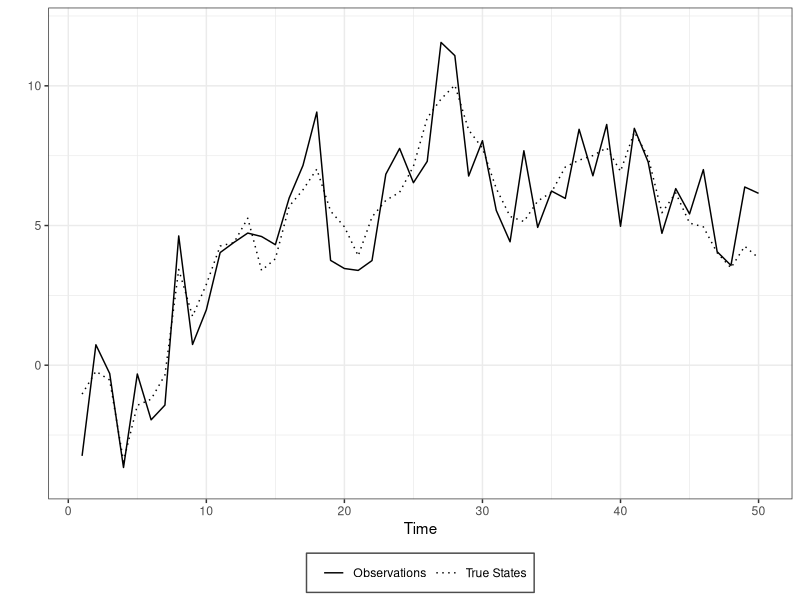
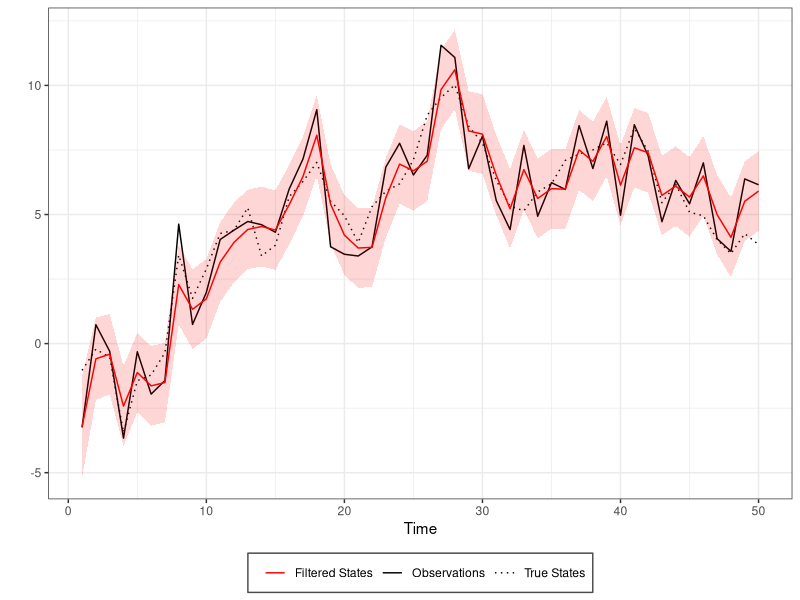
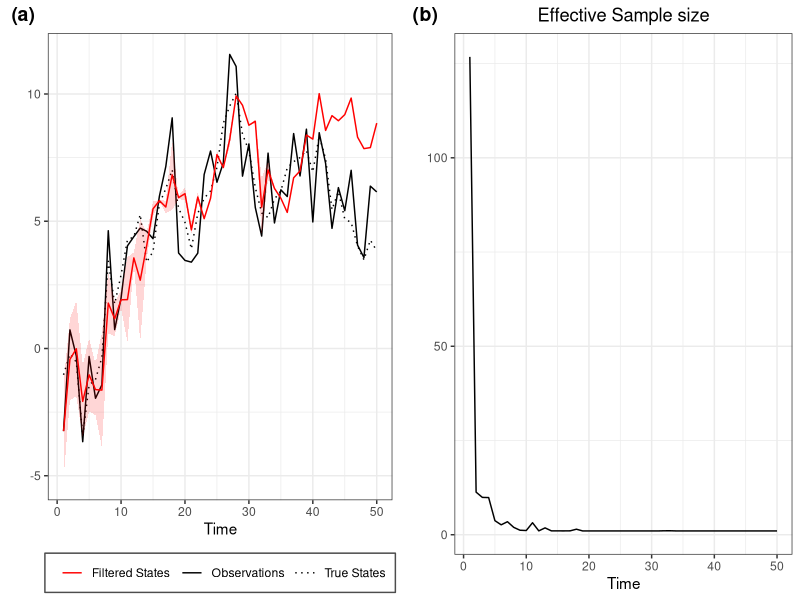
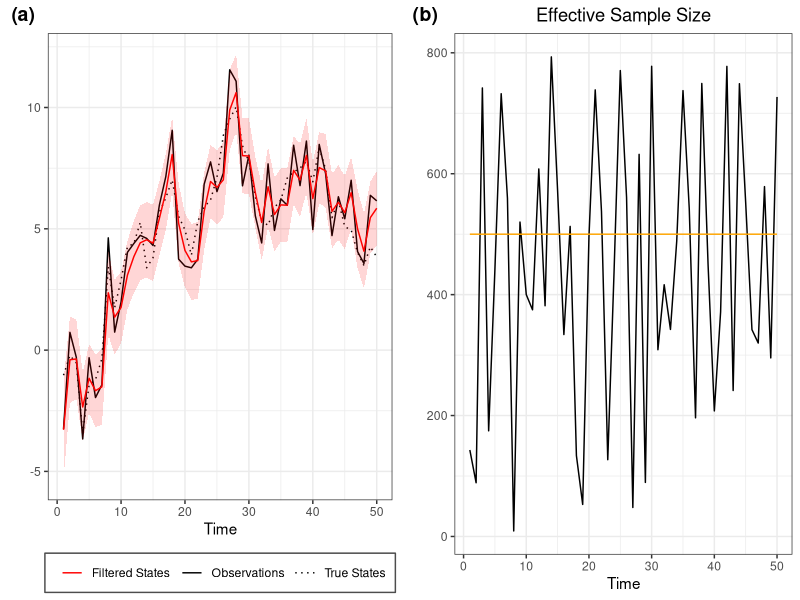
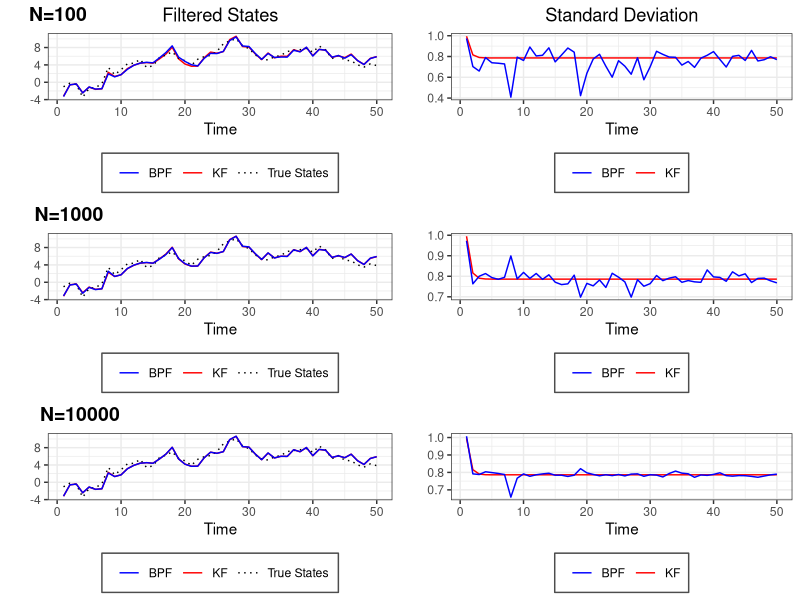
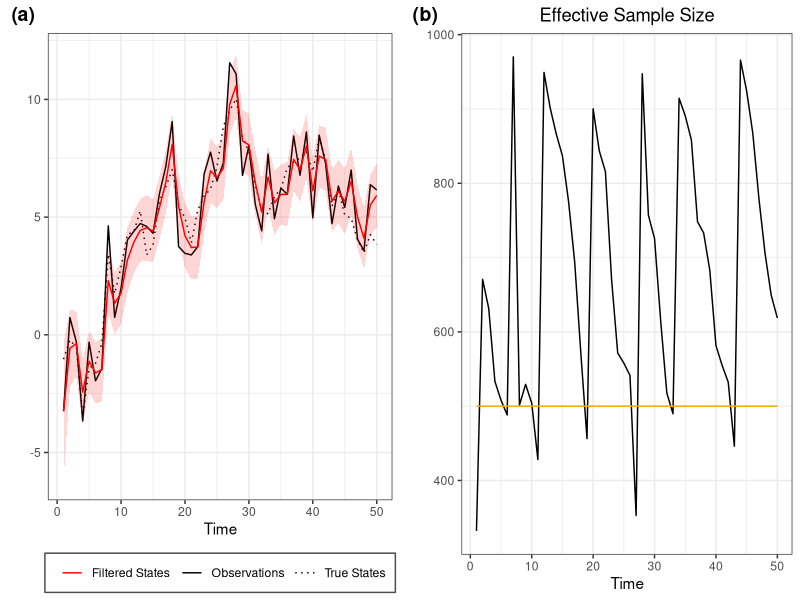
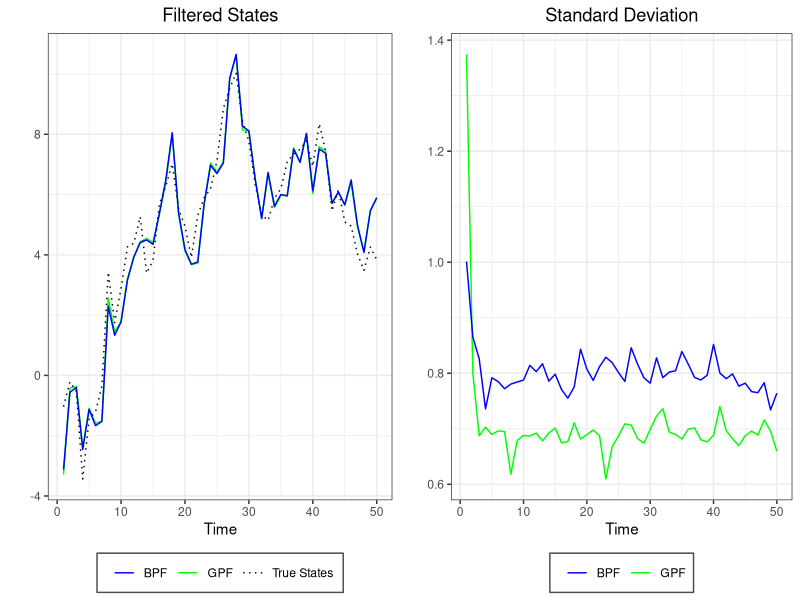
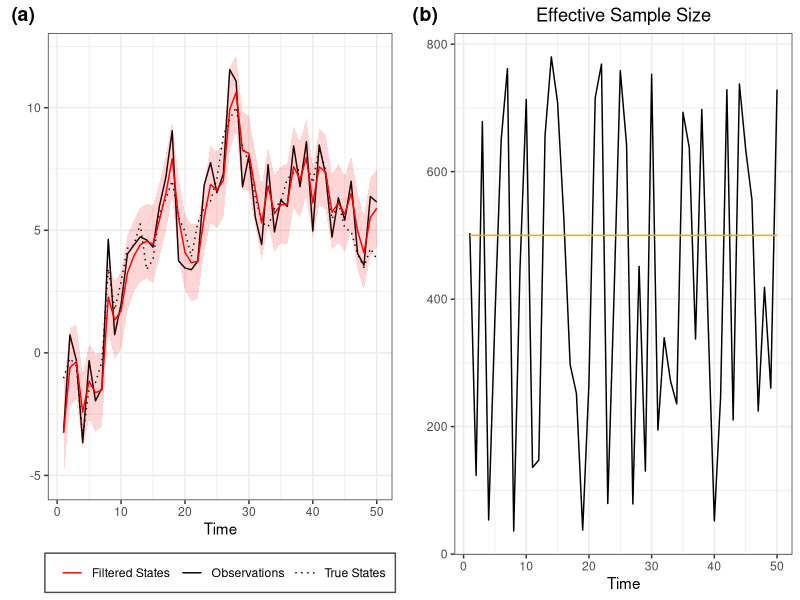

R code for these plots, in order:
## ---- chunk 1
library(ggplot2)
library(ggpubr)
library(kableExtra)
## ---- chunk 2
#Quantiles functions
#-------------------
q025=function(x){quantile(x,0.025)}
q975=function(x){quantile(x,0.975)}


#Calcolo intevalli di credibilità
#--------------------------------
Coverage<-function(fun){
  
  Filt<-Filtervalues(fun)
  mean<-Filt$mean
  sd<-Filt$sd
  vec<-NULL
  for(t in 1:length(mean)){
  if(mean[t]-1.96*sd[t]<truex[t] & truex[t]<mean[t]+1.96*sd[t]){vec[t]<-1}else{vec[t]<-0}
  }
  return(mean(vec))
}

#RMSE
#----
RMSE<-function(x,xhat){sqrt(mean((x - xhat)^2))}
## ---- chunk 3

set.seed(1991)
dlm.sim = function(n,sigma,tau,x0){
  x    = rep(0,n)  #state process
  y    = rep(0,n)  #obs process
  x[1] = rnorm(1,x0,tau)
  y[1] = rnorm(1,x[1],sigma)
  for (t in 2:n){
    x[t] = rnorm(1,x[t-1],tau)
    y[t] = rnorm(1,x[t],sigma)
  }
  return(list(x=x,y=y))
}

n=50
tau2=1
sigma2=1
sigma=sqrt(sigma2)
tau=sqrt(tau2)
x0=0

sim<-dlm.sim(n,sigma,tau,x0)
y<-sim$y
x<-sim$x
truex<-x

timeframe<-c(1:length(y))
df<-data.frame(timeframe,y,x)

ggplot(df,aes(x=timeframe))+
  geom_line(aes(y=y, linetype="Observations"))+
  geom_line(aes(y=x, linetype="True States"))+
  coord_cartesian(ylim = c(-4, +12)) +
  scale_linetype_manual(name="",
                      values=c("Observations" = 1,
                               "True States" = 3))+
  labs(x="Time",
       y="")+
  #ggtitle("States and Observations")+
  theme_bw()+
  theme(legend.direction = "horizontal", legend.position = "bottom", legend.key = element_blank(), 
        legend.background = element_rect(fill = "white", colour = "gray30")) +
  theme(plot.title = element_text(hjust = 0.5))
## ---- chunk 4
DLM<-function(data,sig2,tau2,m0,C0){
  n  = length(data)
  m  = rep(0,n)
  C  = rep(0,n)
  for (t in 1:n){
    if (t==1){
      a = m0
      R = C0 + tau2
    }else{
      a = m[t-1]
      R = C[t-1] + tau2
    }
    A = R/(R+sig2)
    m[t] = (1-A)*a + A*y[t]
    C[t] = A*sig2
  }
  return(list(m=m,C=C))
}
## ---- chunk 5
#Kalman Filter
#-------------
m0=0
C0=100
filtval<-DLM(y,sigma2,tau2,m0,C0)
m<-filtval$m
C<-filtval$C
Low = m + qnorm(0.025)*sqrt(C)
Up = m + qnorm(0.975)*sqrt(C)

#Put everything in a data frate (for ggplot)
timeframe<-c(1:length(y))
DLM.df<-data.frame(timeframe,y,x,m,C,Low,Up)

#Plots (observetions in black and filtered states in red)
ggplot(DLM.df,aes(x=timeframe))+
  geom_line(aes(y=y, col="Observations", linetype="Observations"))+
  geom_line(aes(y=x, col="True States", linetype="True States"))+
  geom_line(aes(y=m, col="Filtered States", linetype="Filtered States"))+
  geom_ribbon(aes(ymin = Low, ymax = Up),
              fill="red",alpha=0.16) +
    scale_color_manual("",
                      values=c("Observations" = "black",
                               "True States" = "black",
                               "Filtered States"= "red"))+
  scale_linetype_manual("",
                      values=c("Observations" = 1,
                               "True States" = 3,
                               "Filtered States"=1))+
  labs(x="Time",
       y="")+
  #ggtitle("Kalman Filter")+
  theme_bw()+
    theme(legend.direction = "horizontal", legend.position = "bottom", legend.key = element_blank(), 
        legend.background = element_rect(fill = "white", colour = "gray30")) +
  theme(plot.title = element_text(hjust = 0.5))
## ---- chunk 6
SISfun<-function(data,N,m0,C0,tau,sigma){
  xs<-NULL
  ws<-NULL
  ess<-NULL
  x  = rnorm(N,m0,sqrt(C0))
  w  = rep(1/N,N)
  for(t in 1:length(data)){
    x    = rnorm(N,x,tau)                   #sample from N(x_{t-1},tau)
    w    = w*dnorm(data[t],x,sigma)         #update weight
    xs = rbind(xs,x)
    ws = rbind(ws,w)
    
    wnorm= w/sum(w)                         #normalized weight
    ESS  = 1/sum(wnorm^2)                   #effective sample size
    
    ess =rbind(ess,ESS)
  }
  
  return(list(xs=xs,ws=ws,ess=ess))
}
## ---- chunk 7
N=1000
sis<-SISfun(y,N,m0,C0,tau,sigma)
sisxs<-sis$xs
sisws<-sis$ws
sisess<-sis$ess
sis.data<-data.frame(df,sisxs,sisws,sisess)

ESS.SIS<-ggplot(sis.data,aes(x=timeframe))+
  geom_line(aes(y=sisess))+
    labs(x="Time",
       y="")+
  ggtitle("Effective Sample size")+
  theme_bw()+
  theme(plot.title = element_text(hjust = 0.5))
## ---- chunk 8
Filtervalues<-function(fun){
  xhat<-sapply(1:n,function(i)
    weighted.mean(fun$xs[i,],fun$ws[i,]))
  sdhat<-sapply(1:n,function(i)
    sqrt(weighted.mean((fun$xs[i,]-xhat[i])^2,fun$ws[i,])))
  
  return(list(mean=xhat,sd=sdhat))
  
}

Filtplot<-function(dataframe,fun,title){

Filt<-Filtervalues(fun)
mean<-Filt$mean
sd<-Filt$sd
dataframe<-data.frame(dataframe,mean,sd)
  
ggplot(dataframe,aes(x=timeframe))+
  geom_line(aes(y=y, col="Observations", linetype="Observations"))+
  geom_line(aes(y=x, col="True States", linetype="True States"))+
  geom_line(aes(y=mean, col="Filtered States", linetype="Filtered States"))+
  geom_ribbon(aes(ymin = mean-1.96*sd, ymax = mean+1.96*sd),
              fill="red",alpha=0.16) +
    scale_color_manual("",
                      values=c("Observations" = "black",
                               "True States" = "black",
                               "Filtered States"= "red"))+
  scale_linetype_manual("",
                      values=c("Observations" = 1,
                               "True States" = 3,
                               "Filtered States"=1))+
  labs(x="Time",
       y="")+
  ggtitle(title)+
  theme_bw()+
    theme(legend.direction = "horizontal", legend.position = "bottom", legend.key = element_blank(), 
        legend.background = element_rect(fill = "white", colour = "gray30")) +
  theme(plot.title = element_text(hjust = 0.5))
}

PlotSIS<-Filtplot(df,sis,title="")

ggarrange(PlotSIS,ESS.SIS,labels=c("(a)","(b)"))
## ---- chunk 9
PFfun<-function(data,N,m0,C0,tau,sigma,r){
  if(missing(r)){r=2}else{}
  xs<-NULL
  ws<-NULL
  ess<-NULL
  x  = rnorm(N,m0,sqrt(C0))
  w  = rep(1/N,N)
   
  for(t in 1:length(data)){
    
    x<-rnorm(N,x,tau)
    w1<-w*dnorm(data[t],x,sigma)
    
    w = w1/sum(w1)
    ESS  = 1/sum(w^2)
    
    if(ESS<(N/r)){
      index<-sample(N,size=N,replace=T,prob=w)
      x<-x[index]
      w<-rep(1/N,N)
    }else{}
    
    xs = rbind(xs,x)
    ws = rbind(ws,w)
    ess =rbind(ess,ESS)
  }
  return(list(xs=xs,ws=ws,ess=ess))
}
## ---- chunk 10
N=1000

pf<-PFfun(y,N,m0,C0,tau,sigma)

ESSplot<-function(dataframe,fun,threshold){
if(missing(threshold)){threshold=T}else{}
xs<-fun$xs
ws<-fun$ws
ess<-fun$ess
dt<-data.frame(dataframe,xs,ws,ess)

ggplot(dt,aes(x=timeframe))+
  geom_line(aes(y=ess))+
  geom_line(aes(y=500),col="orange")+
  labs(x="Time",
       y="")+
  ggtitle("Effective Sample Size")+
  theme_bw()+
  theme(plot.title = element_text(hjust = 0.5))
}
ESS.PF<-ESSplot(df,pf)

## ---- chunk 11
FILT.PF <- Filtplot(df,pf,"")
ggarrange(FILT.PF,ESS.PF,labels=c("(a)","(b)"))
## ---- chunk 12
truex<-x
estimatedx<-matrix(NA,ncol=4,nrow=6)
colnames(estimatedx)<-c("N","Threshold","KF","BPF")
estimatedx[,1]<-c(100,1000,10000,1000,1000,1000)
estimatedx[,2]<-c(0.5,0.5,0.5,0.5,0.25,0.1)


i=1
for(N in c(100,1000,10000)){

DLM1<-DLM(y,sigma2,tau2,m0,C0)
pf1<-PFfun(y,N,m0,C0,tau,sigma)

estimatedx[i,3]<-RMSE(truex,DLM1$m)
estimatedx[i,4]<-RMSE(truex,Filtervalues(pf1)$mean)
i=i+1

}

i=4
for(k in c(2,5,10)){
  N=1000
DLM2<-DLM(y,sigma2,tau2,m0,C0)
pf2<-PFfun(y,N,m0,C0,tau,sigma,r=k)

estimatedx[i,3]<-RMSE(truex,DLM2$m)
estimatedx[i,4]<-RMSE(truex,Filtervalues(pf2)$mean)
i=i+1


}



## ---- chunk 13
kbl(estimatedx[1:3,], align="c", longtable = T, booktabs = T, caption="Root Mean Square Errors",digits=3)
## ---- chunk 14
N1=100
N2=1000
N3=10000


Combined<-data.frame(DLM.df,df)
pf1<-PFfun(y,N1,m0,C0,tau,sigma)
pf2<-PFfun(y,N2,m0,C0,tau,sigma)
pf3<-PFfun(y,N3,m0,C0,tau,sigma)


Compareplot<-function(dataframe,fun,title){

Filt<-Filtervalues(fun)
mean<-Filt$mean
sd<-Filt$sd
dataframe<-data.frame(dataframe,mean,sd)

ggplot(dataframe,aes(x=timeframe))+
  geom_line(aes(y=m, col="KF", linetype="KF"))+
  geom_line(aes(y=x, col="True States", linetype="True States"))+
  geom_line(aes(y=mean, col="BPF", linetype="BPF"))+
  #geom_ribbon(aes(ymin = mean-1.96*sd, ymax = mean+1.96*sd),
   #           fill="red",alpha=0.16) +
    scale_color_manual("",
                      values=c("KF" = "red",
                               "True States" = "black",
                               "BPF"= "blue"))+
  scale_linetype_manual("",
                      values=c("KF" = 1,
                               "True States" = 3,
                               "BPF"=1))+
  labs(x="Time",
       y="")+
  ggtitle(title)+
  theme_bw()+
    theme(legend.direction = "horizontal", legend.position = "bottom", legend.key = element_blank(), 
        legend.background = element_rect(fill = "white", colour = "gray30")) +
  theme(plot.title = element_text(hjust = 0.5))
}

p1<-Compareplot(Combined,pf1,"Filtered States")
p2<-Compareplot(Combined,pf2,"")
p3<-Compareplot(Combined,pf3,"")


CompareVarplot<-function(dataframe,fun,title){

Filt<-Filtervalues(fun)
mean<-Filt$mean
sd<-Filt$sd
dataframe<-data.frame(dataframe,mean,sd)

ggplot(dataframe,aes(x=timeframe))+
geom_line(aes(y=sqrt(C), col="KF"))+
geom_line(aes(y=sd,col="BPF"))+
  scale_color_manual("",
                      values=c("KF" = "red",
                               "BPF"= "blue"))+
  labs(x="Time",
       y="")+
  ggtitle(title)+
  theme_bw()+
    theme(legend.direction = "horizontal", legend.position = "bottom", legend.key = element_blank(), 
        legend.background = element_rect(fill = "white", colour = "gray30"))+
  theme(plot.title = element_text(hjust = 0.5))

}


c1<-CompareVarplot(Combined,pf1,"Standard Deviation")
c2<-CompareVarplot(Combined,pf2,"")
c3<-CompareVarplot(Combined,pf3,"")

ggarrange(p1,c1,p2,c2,p3,c3,nrow=3,ncol=2,labels=c("N=100","","N=1000","","N=10000",""))
## ---- chunk 15
GPFfun<-function(data,N,m0,C0,tau,sigma,r){
  if(missing(r)){r=2}else{}
  xs<-NULL
  ws<-NULL
  ess<-NULL
  x  = rnorm(N,m0,sqrt(C0))
  importancesd<-sqrt(tau - tau^2 /(tau + sigma))
  predsd <- sqrt(sigma+tau)
  w  = rep(1/N,N)
  
  for(t in 1:length(data)){
    
    means<-x+(tau/(tau+sigma))*(data[t]-x)
    x<-rnorm(N,means,importancesd)
    w1<-w*dnorm(data[t],x,predsd)
    
    w = w1/sum(w1)
    ESS  = 1/sum(w^2)
    
    if(ESS<(N/r)){
      index<-sample(N,size=N,replace=T,prob=w)
      x<-x[index]
      w<-rep(1/N,N)
    }else{}
    
    xs = rbind(xs,x)
    ws = rbind(ws,w)
    ess =rbind(ess,ESS)
  }
  return(list(xs=xs,ws=ws,ess=ess))
}
## ---- chunk 16
gpf<-GPFfun(y,N,m0,C0,tau,sigma)
ESS.GPF<-ESSplot(df,gpf)
## ---- chunk 17
FILT.GPF<-Filtplot(df,gpf,"")
ggarrange(FILT.GPF,ESS.GPF,labels=c("(a)","(b)"))
## ---- chunk 18
truex<-x
estimatedx<-matrix(NA,ncol=4,nrow=3)
colnames(estimatedx)<-c("N","Threshold","BPF","GPF")
estimatedx[,1]<-c(1000,1000,1000)
estimatedx[,2]<-c(0.5,0.25,0.1)


i=1
for(k in c(2,5,10)){
  N=1000

pf2<-PFfun(y,N,m0,C0,tau,sigma,r=k)
gpf2<-GPFfun(y,N,m0,C0,tau,sigma,r=k)

estimatedx[i,3]<-RMSE(truex,Filtervalues(pf2)$mean)
estimatedx[i,4]<-RMSE(truex,Filtervalues(gpf2)$mean)
i=i+1


}



## ---- chunk 19
kbl(estimatedx[,], align="c", longtable = T, booktabs = T, caption="Root Mean Square Errors",digits=3)
## ---- chunk 20
N2=1000


pf2<-PFfun(y,N2,m0,C0,tau,sigma)
gpf2<-GPFfun(y,N2,m0,C0,tau,sigma)



Comparetwofunplot<-function(dataframe,fun1,fun2,title){

Filt1<-Filtervalues(fun1)
mean1<-Filt1$mean
sd1<-Filt1$sd
dataframe<-data.frame(dataframe,mean1,sd1)

Filt2<-Filtervalues(fun2)
mean2<-Filt2$mean
sd2<-Filt2$sd
dataframe<-data.frame(dataframe,mean2,sd2)

ggplot(dataframe,aes(x=timeframe))+
  geom_line(aes(y=mean1, col="GPF", linetype="GPF"))+
  geom_line(aes(y=x, col="True States", linetype="True States"))+
  geom_line(aes(y=mean2, col="BPF", linetype="BPF"))+
  #geom_ribbon(aes(ymin = mean-1.96*sd, ymax = mean+1.96*sd),
   #           fill="red",alpha=0.16) +
    scale_color_manual("",
                      values=c("GPF" = "green",
                               "True States" = "black",
                               "BPF"= "blue"))+
  scale_linetype_manual("",
                      values=c("GPF" = 1,
                               "True States" = 3,
                               "BPF"=1))+
  labs(x="Time",
       y="")+
  ggtitle(title)+
  theme_bw()+
    theme(legend.direction = "horizontal", legend.position = "bottom", legend.key = element_blank(), 
        legend.background = element_rect(fill = "white", colour = "gray30")) +
  theme(plot.title = element_text(hjust = 0.5))
}


p2<-Comparetwofunplot(df,pf2,gpf2,"Filtered States")



ComparetwoVarplot<-function(dataframe,fun1,fun2,title){

Filt1<-Filtervalues(fun1)
mean1<-Filt1$mean
sd1<-Filt1$sd
dataframe<-data.frame(dataframe,mean1,sd1)

Filt2<-Filtervalues(fun2)
mean2<-Filt2$mean
sd2<-Filt2$sd
dataframe<-data.frame(dataframe,mean2,sd2)

ggplot(dataframe,aes(x=timeframe))+
geom_line(aes(y=sd2, col="GPF"))+
geom_line(aes(y=sd1,col="BPF"))+
  scale_color_manual("",
                      values=c("GPF" = "green",
                               "BPF"= "blue"))+
  labs(x="Time",
       y="")+
  ggtitle(title)+
  theme_bw()+
    theme(legend.direction = "horizontal", legend.position = "bottom", legend.key = element_blank(), 
        legend.background = element_rect(fill = "white", colour = "gray30"))+
  theme(plot.title = element_text(hjust = 0.5))

}


c2<-ComparetwoVarplot(Combined,pf2,gpf2,"Standard Deviation")


ggarrange(p2,c2)
## ---- chunk 21
APFfun<-function(data,N,m0,C0,tau,sigma,r){
  if(missing(r)){r=2}else{}
  xs<-NULL
  ws<-NULL
  ess<-NULL
  x  = rnorm(N,m0,sqrt(C0))
  w  = rep(1/N,N)
  
  for(t in 1:length(data)){
    
    weight = w*dnorm(data[t],x,sigma)
    k   = sample(1:N,size=N,replace=TRUE,prob=weight)
    x1   = rnorm(N,x[k],tau)
    lw  = dnorm(data[t],x1,sigma,log=TRUE)-dnorm(data[t],x[k],sigma,log=TRUE)
    w   = exp(lw)
    w   = w/sum(w)
    ESS  = 1/sum(w^2)
    
    if(ESS<(N/r)){
      index<-sample(N,size=N,replace=T,prob=w)
      x1<-x1[index]
      w<-rep(1/N,N)
    }else{}
    
    x <- x1
    xs = rbind(xs,x)
    ws = rbind(ws,w)
    ess =rbind(ess,ESS)
    
  }
  return(list(xs=xs,ws=ws,ess=ess))
}
## ---- chunk 22
apf<-APFfun(y,N,m0,C0,tau,sigma)
ESS.APF<-ESSplot(df,apf)
## ---- chunk 23
FILT.APF<-Filtplot(df,apf,"")
ggarrange(FILT.APF,ESS.APF,labels=c("(a)","(b)"))
## ---- chunk 24
N2=1000


pf2<-PFfun(y,N2,m0,C0,tau,sigma)
apf2<-APFfun(y,N2,m0,C0,tau,sigma)



Comparetwofunplot<-function(dataframe,fun1,fun2,title){

Filt1<-Filtervalues(fun1)
mean1<-Filt1$mean
sd1<-Filt1$sd
dataframe<-data.frame(dataframe,mean1,sd1)

Filt2<-Filtervalues(fun2)
mean2<-Filt2$mean
sd2<-Filt2$sd
dataframe<-data.frame(dataframe,mean2,sd2)

ggplot(dataframe,aes(x=timeframe))+
  geom_line(aes(y=mean1, col="APF", linetype="APF"))+
  geom_line(aes(y=x, col="True States", linetype="True States"))+
  geom_line(aes(y=mean2, col="BPF", linetype="BPF"))+
  #geom_ribbon(aes(ymin = mean-1.96*sd, ymax = mean+1.96*sd),
   #           fill="red",alpha=0.16) +
    scale_color_manual("",
                      values=c("APF" = "orange",
                               "True States" = "black",
                               "BPF"= "blue"))+
  scale_linetype_manual("",
                      values=c("APF" = 1,
                               "True States" = 3,
                               "BPF"=1))+
  labs(x="Time",
       y="")+
  ggtitle(title)+
  theme_bw()+
    theme(legend.direction = "horizontal", legend.position = "bottom", legend.key = element_blank(), 
        legend.background = element_rect(fill = "white", colour = "gray30")) +
  theme(plot.title = element_text(hjust = 0.5))
}


p2<-Comparetwofunplot(df,pf2,apf2,"Filtered States")



ComparetwoVarplot<-function(dataframe,fun1,fun2,title){

Filt1<-Filtervalues(fun1)
mean1<-Filt1$mean
sd1<-Filt1$sd
dataframe<-data.frame(dataframe,mean1,sd1)

Filt2<-Filtervalues(fun2)
mean2<-Filt2$mean
sd2<-Filt2$sd
dataframe<-data.frame(dataframe,mean2,sd2)

ggplot(dataframe,aes(x=timeframe))+
geom_line(aes(y=sd2, col="APF"))+
geom_line(aes(y=sd1,col="BPF"))+
  scale_color_manual("",
                      values=c("APF" = "orange",
                               "BPF"= "blue"))+
  labs(x="Time",
       y="")+
  ggtitle(title)+
  theme_bw()+
    theme(legend.direction = "horizontal", legend.position = "bottom", legend.key = element_blank(), 
        legend.background = element_rect(fill = "white", colour = "gray30"))+
  theme(plot.title = element_text(hjust = 0.5))

}


c2<-ComparetwoVarplot(Combined,pf2,apf2,"Standard Deviation")


ggarrange(p2,c2)
## ---- chunk 25
truex<-x
estimatedx<-matrix(NA,ncol=4,nrow=3)
colnames(estimatedx)<-c("N","Threshold","BPF","APF")
estimatedx[,1]<-c(1000,1000,1000)
estimatedx[,2]<-c(0.5,0.25,0.1)


i=1
for(k in c(2,5,10)){
  N=1000

pf2<-PFfun(y,N,m0,C0,tau,sigma,r=k)
apf2<-APFfun(y,N,m0,C0,tau,sigma,r=k)

estimatedx[i,3]<-RMSE(truex,Filtervalues(pf2)$mean)
estimatedx[i,4]<-RMSE(truex,Filtervalues(apf2)$mean)
i=i+1


}
## ---- chunk 26
kbl(estimatedx[,], align="c", longtable = T, booktabs = T, caption="Root Mean Square Errors",digits=3)
